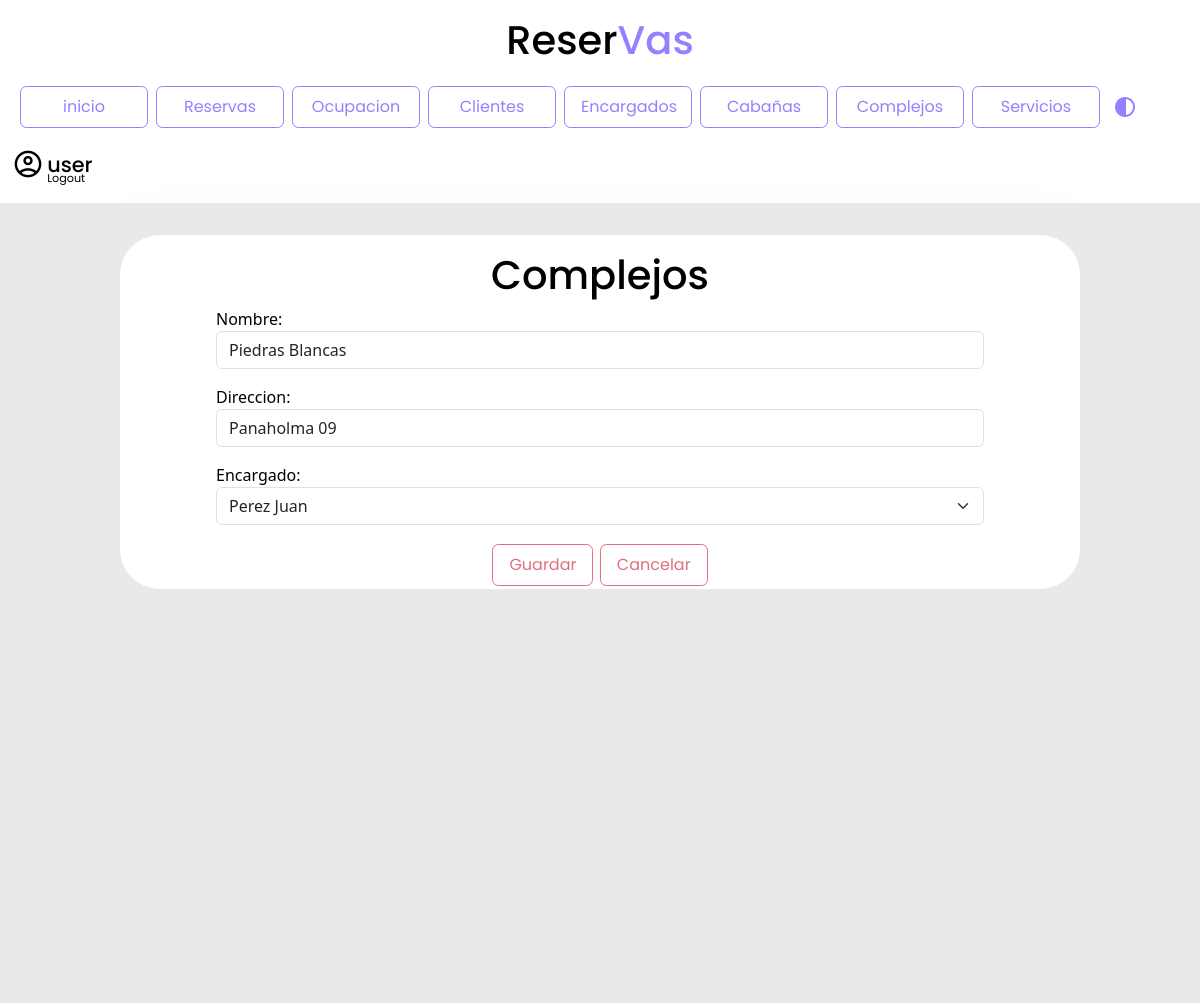
Screenshot of /complejos/complejoModif/1/ (signed in) with the database file from the repository.
### reservas/models.py (models this page shows, shortened)
class Complejo(models.Model):
    nombre = models.CharField(max_length=100)
    direccion = models.CharField(max_length=100)
    encargado = models.ForeignKey(Encargado, on_delete=models.CASCADE)

### reservas/views.py (the view)
# urls.py: path('complejos/complejoModif/<int:pk>/', views.modif_complejo.as_view(), name='modif_complejo'),
class modif_complejo(LoginRequiredMixin, UpdateView):
    login_url = '/login/'
    model = Complejo
    form_class = formComplejo
    template_name = 'form_complejo.html'
    success_url = reverse_lazy('lista_complejos')

### reservas/forms.py
class formComplejo(forms.ModelForm):
    class Meta:
        model = Complejo
        fields = ('nombre', 'direccion', 'encargado')
        widgets = {
            'nombre': forms.TextInput(attrs={'class': 'form-control', 'placeholder': 'Ingrese el Nombre'}),
            'direccion': forms.TextInput(attrs={'class': 'form-control', 'placeholder': 'Ingrese la Dirección'}),
            'encargado': forms.Select(attrs={'class': 'form-select'}),
        }

### reservas/models.py (called while the page is built)
    def __str__(self):
        return self.apellido_nombre

### reservas/templates/form_complejo.html (shortened to what this page needs)
{% include 'navbar.html' %}
{% load static %}
{% block content %}
<div class="contenedorForm">
    <div class="formulario">
        <div class="row">
            <h1 class="titulo">Complejos</h1>
            <form method="post" enctype="multipart/form-data">
                {{form.as_p}}
                <div class="contenedorBotones">
                    <button class="botonSecundario" type="submit">Guardar</button>
                    <a class="botonSecundario" href="{% url 'lista_complejos' %}">Cancelar</a>
                </div>
            </form>
        </div>
    </div>
</div>
{% endblock %}

### reservas/templates/navbar.html (shortened to what this page needs)
{% extends 'base.html' %}
{% load static %}
{% block content %}
<header>
    <h1>Reser<span>Vas</span></h1>
</header>
<nav class="navbar navbar-expand-lg">
    <div class="container-fluid">
        <div class="navbar collapse navbar-collapse" id="navbarSupportedContent" >
            <ul class="navbar-nav me-auto mb-2 mb-lg-0">
                <li class="nav-item">
                    <a class="botonPrimario" href="/">inicio</a>
                </li>
                <li class="nav-item">
                    <a class="botonPrimario" href="/reservas">Reservas</a>
                </li>
                <li class="nav-item">
                    <a class="botonPrimario" href="{% url 'cabanias_disponibles' %}">Ocupacion</a>
                </li>
                <li class="nav-item">
                    <a class="botonPrimario" href="/clientes">Clientes</a>
                </li>
                <li class="nav-item">
                    <a class="botonPrimario" href="/encargados">Encargados</a>
                </li>
                <li class="nav-item">
                    <a class="botonPrimario" href="/cabanias">Cabañas</a>
                </li>
                <li class="nav-item">
                    <a class="botonPrimario" href="/complejos">Complejos</a>
                </li>
                <li class="nav-item">
                    <a class="botonPrimario"  href="/servicios">Servicios</a>
                </li>
                <button type="button" class="btn dark-mode">
                    <span class="material-symbols-outlined" id="botonDarkMode">
                    </span>
                </button>
            </ul>
            <div class="contenedorUsuario">
                <span class="material-symbols-outlined">
                </span>
                <div>
                    {% if request.user.is_authenticated %}
                    <h4 class="user">{{ request.user.username }}</h4>
                    <a href="/logout/">Logout</a>
                    {% else %}
                    <a href="/login/">Login</a>
                    {% endif %}
                </div>
            </div>
        </div>
    </div>
</nav>
{% endblock %}

### reservas/static/css/general.css (style rules this page uses)
:root { --font-family: 'poppins' sans-serif ; --color-primary: #9381ff; --color-danger: #e16f7c; --color-white: #fff; --color-dark: #000; --color-cyan: #51D6FF; --color-Terciary:#ff8811; --color-dark-variant: #E8F1F2; --color-background: #e9e9e9; --card-border-radius: 2rem; --border-radius-1: 0.4rem; --border-radius-2: 1.2rem; --card-padding: 1.8rem; --padding-1: 1.2rem; --box-shadow: 0 1rem 2rem var(--color-light); --bs-emphasis-color:var(--color-danger); --bs-table-striped-color:var(--color-dark-variant) }
html, body { margin: 0; padding: 0; height: 100%; width: 100%; background-color: var(--color-background); }
.detalle h1,h3,h4,p { color: var(--color-dark); }
.navbar { background-color: var(--color-white); display: flex; margin: auto; }
.navbar a.botonPrimario { justify-content: center; width: 8rem; }
header { position: relative; background-color:var(--color-white); height: 4rem; font-family: 'poppins', sans-serif; text-align: center; }
header h1 { color: var(--color-dark); background-color: var(--color-white); position: relative; top: 1rem; }
header span { color: var(--color-primary); transition: ease .8s; }
.botonPrimario { padding: 1rem; font-family: 'poppins', sans-serif; font-size: 1rem; font-weight:400; line-height: 0.5; margin-left:0.5rem; margin-top:0.4rem ; display: inline-block; text-align: center; text-decoration: none; vertical-align: middle; cursor: pointer; border: 0.1rem solid var(--color-primary); border-radius: var(--border-radius-1); background-color: var(--color-white); user-select: none; transition:ease-in-out 0.35s all; width: 10rem; text-decoration: none; color: var(--color-primary); }
.botonSecundario { padding: 1rem; margin:0.2rem; font-family: 'poppins', sans-serif; font-size: 1rem; font-weight:400; line-height: 0.5; display: inline-block; text-align: center; text-decoration: none; vertical-align: middle; cursor: pointer; border: 0.1rem solid #e16f7c; border-radius: var(--border-radius-1); background-color: transparent; user-select: none; transition:ease-in-out 0.35s all; text-decoration: none; color: #e16f7c; }
.contenedorForm { height: 100%; width: 100%; background-color: var(--color-background); }
.formulario { position: relative; top: 2rem; width: 80%; margin: auto; background-color: var(--color-white); border-radius: 2.5rem; box-shadow: 0.05rem 0.05rem 4rem var(--color-background); }
p { width: 80%; margin: auto; }
.formulario h1 { color: var(--color-dark); font-family: 'poppins', sans-serif; text-align: center; margin-top: 1rem; }
.contenedorBotones { width: 100%; margin: auto; top: 0; display: flex; justify-content: center; }
label { color: var(--color-dark); display: inline-block; width: 150px; }
.contenedorUsuario { color: var(--color-dark); display: flex; flex-direction: row; transition: ease .8s; margin-right: 3rem; margin-top: 1rem; font-family: 'poppins', sans-serif; background-color: transparent; }
.contenedorUsuario span { margin-right: .2rem; font-size: 2rem; background-color: transparent; transition: ease .5s; }
.contenedorUsuario h4 { font-size: 1.3rem; margin-top: .3rem; transition: ease .5s; }
.contenedorUsuario div { display: flex; flex-direction: column; }
.contenedorUsuario div a { text-decoration: none; color: var(--color-dark); transition: ease .8s; margin-top: -1rem; font-size: .7rem; }
#botonDarkMode { color: var(--color-primary); margin-top: .5rem; }
a:link, a:visited, a:active { text-decoration: none; }

### rows the page displays
Complejo: nombre "Piedras Blancas", direccion "Panaholma 09", encargado "Perez Juan"

### other values shown
{{ request.user.username }} "user"
